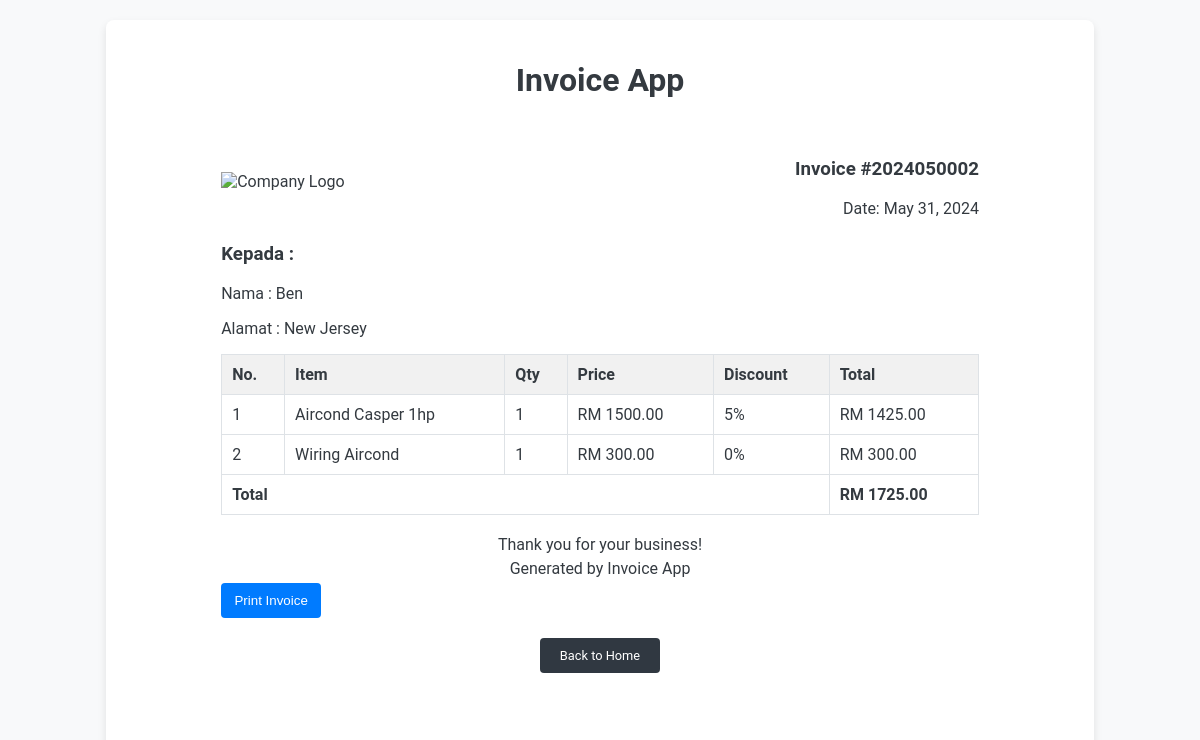
/invoice/2, run on the app's committed database.
### app.py (models this page shows)
class Invoice(db.Model):
    id = db.Column(db.Integer, primary_key=True)
    invoice_number = db.Column(db.String(20), unique=True, nullable=False)  # Updated field name
    client_id = db.Column(db.Integer, db.ForeignKey('client.id'), nullable=False)
    date = db.Column(db.DateTime, default=datetime.now)
    total = db.Column(db.Float, nullable=False)
    client = db.relationship('Client', backref=db.backref('invoices', lazy=True))

class Client(db.Model):
    id = db.Column(db.Integer, primary_key=True)
    name = db.Column(db.String(100), nullable=False)
    email = db.Column(db.String(100), nullable=False)
    phone = db.Column(db.String(20), nullable=False)
    address = db.Column(db.String(200), nullable=False)

class InvoiceItem(db.Model):
    id = db.Column(db.Integer, primary_key=True)
    invoice_id = db.Column(db.Integer, db.ForeignKey('invoice.id'), nullable=False)
    service_id = db.Column(db.Integer, db.ForeignKey('service.id'), nullable=False)
    quantity = db.Column(db.Integer, nullable=False)
    cost = db.Column(db.Float, nullable=False)
    discount = db.Column(db.Integer, nullable=False, default=0)
    invoice = db.relationship('Invoice', backref=db.backref('items', lazy=True))
    service = db.relationship('Service', backref=db.backref('items', lazy=True))

class Service(db.Model):
    id = db.Column(db.Integer, primary_key=True)
    description = db.Column(db.String(200), nullable=False)
    cost = db.Column(db.Numeric(10,2), nullable=False)
    type = db.Column(db.String(100), nullable=False)

### app.py (the view)
@app.route('/invoice/<int:invoice_id>')
def view_invoice(invoice_id):
    invoice = Invoice.query.get(invoice_id)
    return render_template('view_invoice.html', invoice=invoice)

### templates/view_invoice.html
{% extends "base.html" %} {% block content %}
<div class="invoice-container">
  <div class="invoice-header">
    <div class="logo">
      <img
        src="{{ url_for('static', filename='images/logo.png') }}"
        alt="Company Logo"
      />
    </div>
    <div class="invoice-details">
      <h3>Invoice #{{ invoice.invoice_number }}</h3>
      <p>Date: {{ invoice.date.strftime('%B %d, %Y') }}</p>
    </div>
  </div>
  <div class="client-details">
    <h3>Kepada :</h3>
    <p>Nama : {{ invoice.client.name }}</p>
    <p>Alamat : {{ invoice.client.address }}</p>
  </div>
  <table class="invoice-table">
    <thead>
      <tr>
        <th>No.</th>
        <th>Item</th>
        <th>Qty</th>
        <th>Price</th>
        <th>Discount</th>
        <th>Total</th>
      </tr>
    </thead>
    <tbody>
      {% for item in invoice.items %}
      <tr>
        <td>{{ loop.index }}</td>
        <td>{{ item.service.description }}</td>
        <td>{{ item.quantity }}</td>
        <td>RM {{ item.service.cost|round(2) }}</td>
        <td>{{ item.discount }}%</td>
        <td>RM {{ "%.2f"|format(item.cost * (1 - item.discount / 100)) }}</td>
      </tr>
      {% endfor %}
    </tbody>
    <tfoot>
      <tr>
        <td colspan="5">Total</td>
        <td>RM {{ "%.2f"|format(invoice.total)}}</td>
      </tr>
    </tfoot>
  </table>
  <div class="invoice-footer">
    <p>Thank you for your business!</p>
    <p>Generated by Invoice App</p>
  </div>
  <div class="invoice-actions">
    <button onclick="window.print()" class="btn print-invoice">
      Print Invoice
    </button>
  </div>
  <a href="{{ url_for('index') }}" class="btn return-home">Back to Home</a>
</div>
{% endblock %}

### static/styles.css (style rules this page uses)
body { font-family: 'Roboto', Arial, sans-serif; background-color: #f8f9fa; color: #343a40; }
a.btn { display: inline-block; padding: 10px 20px; margin: 10px; background-color: #007bff; color: #fff; text-decoration: none; border-radius: 4px; transition: background-color 0.3s; }
button { width: 100px; padding: 10px; background-color: #007bff; color: #fff; border: none; border-radius: 4px; cursor: pointer; transition: background-color 0.3s; }
a.btn { display: inline-block; padding: 10px 20px; background-color: #007bff; color: #fff; text-decoration: none; border-radius: 4px; transition: background-color 0.3s; text-align: center; margin: 20px auto; }
a.return-home { display: block; width: fit-content; background-color: #303841; margin-top: 20px; font-size: 0.8em; }
.invoice-container { width: 80%; margin: 20px auto; padding: 20px; background-color: #fff; border-radius: 8px; }
.invoice-header { display: flex; justify-content: space-between; align-items: center; margin-bottom: 20px; }
.logo img { width: 150px; height: auto; }
.invoice-details { text-align: right; }
.invoice-details p { margin: 5px 0; }
.invoice-table { width: 100%; border-collapse: collapse; margin-bottom: 20px; }
.invoice-table th, .invoice-table td { border: 1px solid #dee2e6; padding: 10px; text-align: left; }
.invoice-table th { background-color: #f1f1f1; }
.invoice-table tfoot td { font-weight: bold; }
.invoice-footer { text-align: center; margin-top: 20px; }
.invoice-footer p { margin: 5px 0; }

### data on the page
Invoice: invoice_number "2024050002", date "May 31, 2024", total "1725.00"
Client: client.name "Ben", client.address "New Jersey"
InvoiceItem: service.description "Aircond Casper 1hp", quantity "1", service.cost "1500.00", discount "5", item.cost*(1-item.discount/100) "1425.00"
InvoiceItem: service.description "Wiring Aircond", quantity "1", service.cost "300.00", discount "0", item.cost*(1-item.discount/100) "300.00"
